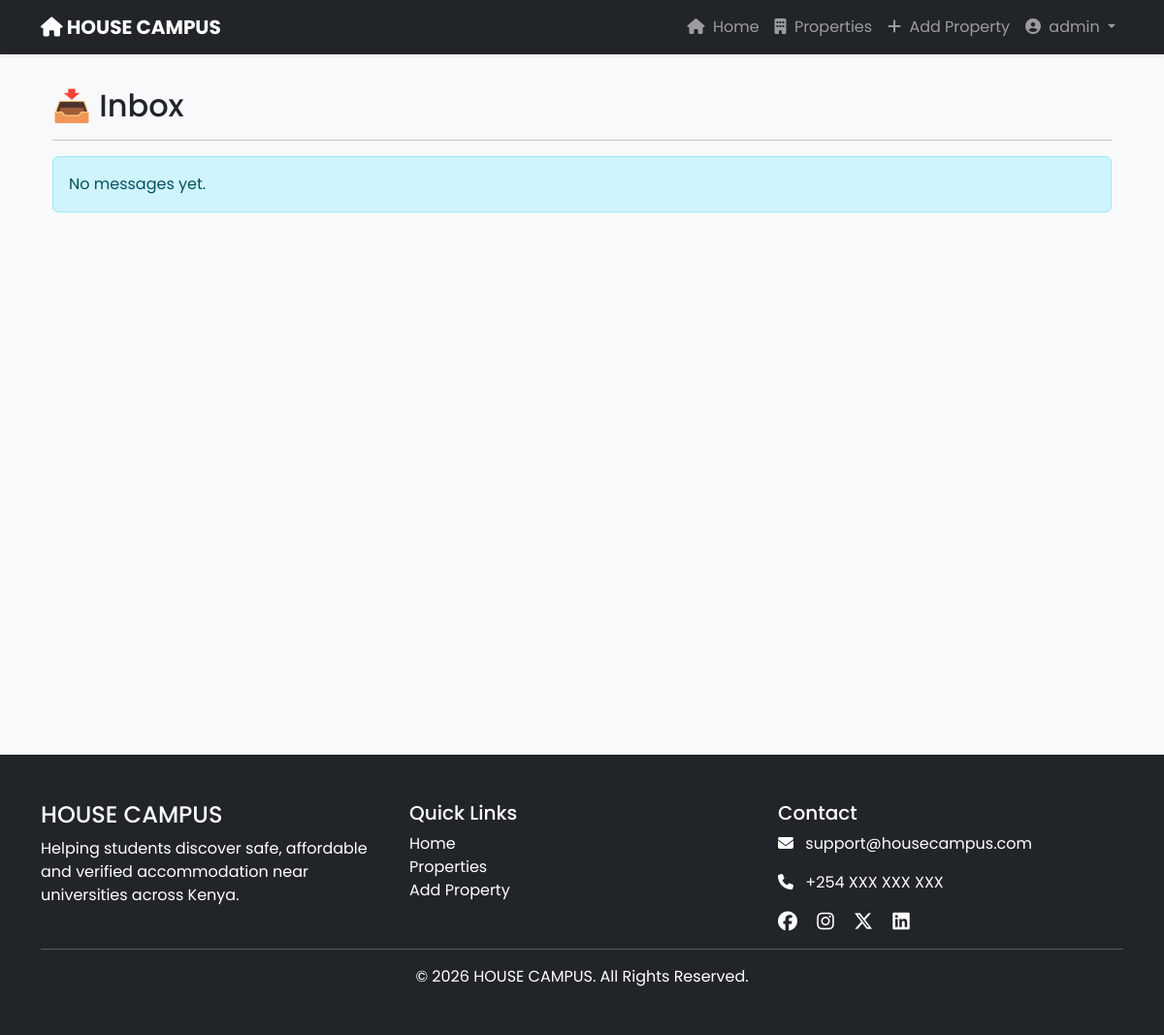
Page /messages/inbox/ (signed in) on the earlier database version.
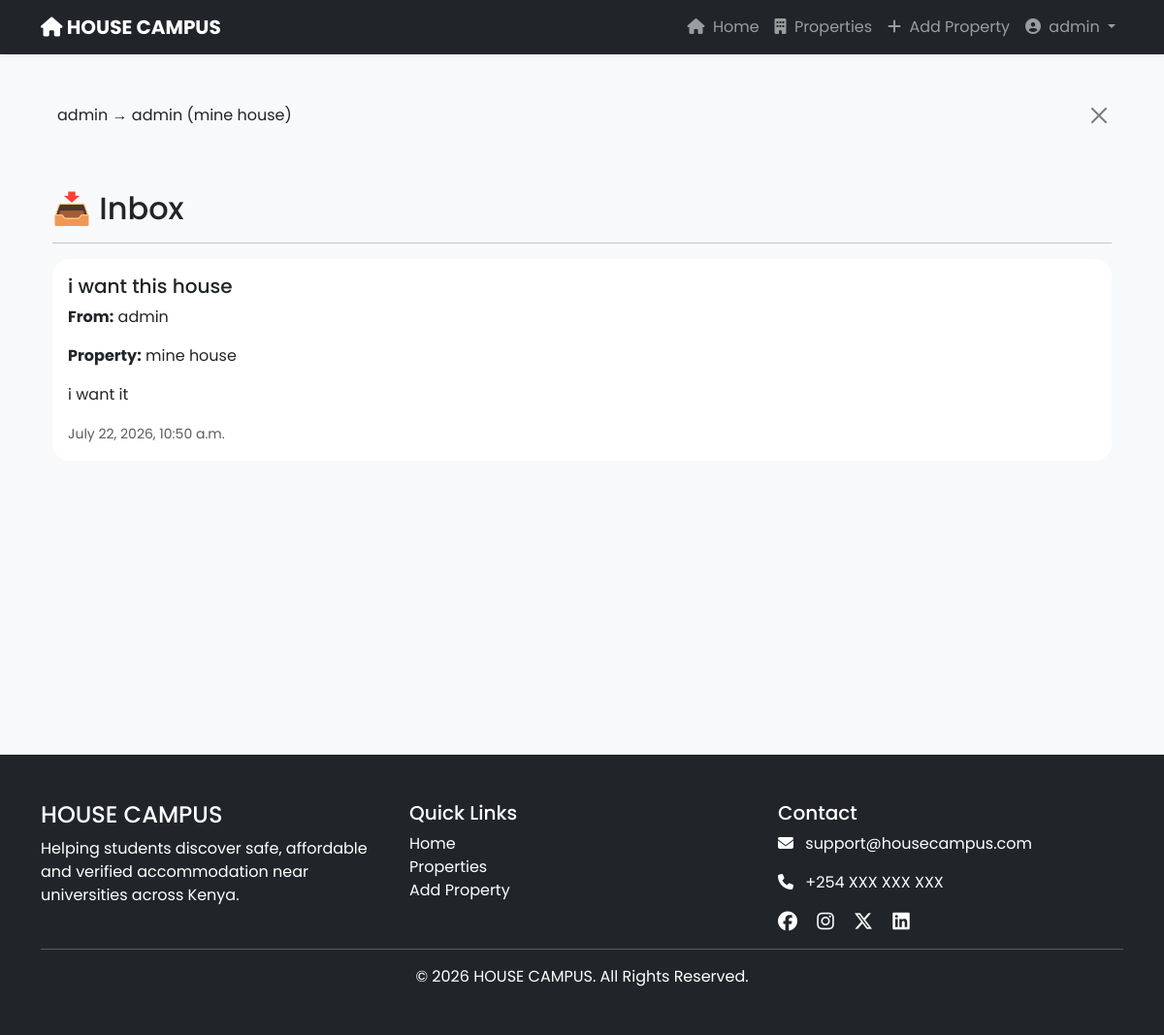
Same page on the later database version.
### messaging/models.py (models this page shows)
class Message(models.Model):
    sender = models.ForeignKey(
        settings.AUTH_USER_MODEL,
        on_delete=models.CASCADE,
        related_name="sent_messages",
    )
    receiver = models.ForeignKey(
        settings.AUTH_USER_MODEL,
        on_delete=models.CASCADE,
        related_name="received_messages",
    )
    property = models.ForeignKey(
        Property,
        on_delete=models.CASCADE,
        related_name="messages",
    )
    subject = models.CharField(max_length=200)
    message = models.TextField()
    is_read = models.BooleanField(default=False)
    created_at = models.DateTimeField(auto_now_add=True)
    class Meta:
        ordering = ["-created_at"]
    def __str__(self):
        return f"{self.sender} → {self.receiver} ({self.property.title})"

### accounts/models.py (models this page shows)
class User(AbstractUser):
    STUDENT = "student"
    LANDLORD = "landlord"
    ADMIN = "admin"
    ROLE_CHOICES = [
        (STUDENT, "Student"),
        (LANDLORD, "Landlord"),
        (ADMIN, "Admin"),
    ]
    role = models.CharField(
        max_length=20,
        choices=ROLE_CHOICES,
        default=STUDENT
    )
    phone = models.CharField(
        max_length=20,
        blank=True
    )
    whatsapp_number = models.CharField(
        max_length=20,
        blank=True,
        null=True,
        help_text="Example: 254712345678"
    )
    university = models.CharField(
        max_length=150,
        blank=True
    )
    county = models.CharField(
        max_length=100,
        blank=True
    )
    town = models.CharField(
        max_length=100,
        blank=True
    )
    profile_picture = models.ImageField(
        upload_to="profiles/",
        blank=True,
        null=True
    )
    verified = models.BooleanField(default=False)
    def __str__(self):
        return self.username

### properties/models.py (models this page shows, shortened)
class Property(models.Model):
    HOUSE_TYPES = [
        ("Bedsitter", "Bedsitter"),
        ("Silver House (Mabati)", "Silver House (Mabati)"),
        ("Hostel", "Hostel"),
        ("One Bedroom", "One Bedroom"),
        ("Two Bedroom", "Two Bedroom"),
        ("Shared Room", "Shared Room"),
        ("Self Contained", "Self Contained"),
    ]
    landlord = models.ForeignKey(
        settings.AUTH_USER_MODEL,
        on_delete=models.CASCADE,
        related_name="properties",
        null=True,
        blank=True,
    )
    title = models.CharField(max_length=200)
    house_type = models.CharField(
        max_length=50,
        choices=HOUSE_TYPES,
    )
    university = models.CharField(max_length=150)
    county = models.CharField(max_length=100)
    town = models.CharField(max_length=100)
    price = models.DecimalField(
        max_digits=10,
        decimal_places=2,
    )
    bedrooms = models.PositiveIntegerField(default=1)
    bathrooms = models.PositiveIntegerField(default=1)
    description = models.TextField()
    image = models.ImageField(
        upload_to="properties/",
        blank=True,
        null=True,
    )
    wifi = models.BooleanField(default=False)
    water = models.BooleanField(default=True)
    electricity = models.BooleanField(default=True)
    parking = models.BooleanField(default=False)
    distance_to_university = models.PositiveIntegerField(
        default=5,
        help_text="Distance to the university (minutes)",
    )
    available = models.BooleanField(default=True)
    created_at = models.DateTimeField(auto_now_add=True)
    class Meta:
        ordering = ["-created_at"]

### messaging/views.py (the view)
# urls.py: path("inbox/", views.inbox, name="inbox"),
@login_required
def inbox(request):
    inbox_messages = Message.objects.filter(receiver=request.user)
    return render(request, "messaging/inbox.html", {
        "messages": inbox_messages
    })

### messaging/templates/messaging/inbox.html (shortened to what this page needs)
{% extends "base.html" %}
{% block content %}
<div class="container mt-5">
    <h2>📥 Inbox</h2>
    <hr>
    {% if messages %}
    {% for message in messages %}
    <div class="card mb-3">
        <div class="card-body">
            <h5>{{ message.subject }}</h5>
            <p>
                <strong>From:</strong>
                {{ message.sender.username }}
            </p>
            <p>
                <strong>Property:</strong>
                {{ message.property.title }}
            </p>
            <p>{{ message.message }}</p>
            <small class="text-muted">
                {{ message.created_at }}
            </small>
        </div>
    </div>
    {% endfor %}
    {% else %}
    <div class="alert alert-info">
        No messages yet.
    </div>
    {% endif %}
</div>
{% endblock %}

### templates/base.html (shortened to what the changed rows need)
{% load static %}
<!DOCTYPE html>
<html lang="en">
<head>
    <link href="https://cdn.jsdelivr.net/npm/bootstrap@5.3.7/dist/css/bootstrap.min.css"
      rel="stylesheet">
    <link rel="stylesheet"
      href="https://cdnjs.cloudflare.com/ajax/libs/font-awesome/6.7.2/css/all.min.css">
    <link rel="stylesheet" href="{% static 'css/style.css' %}">
</head>
<body>
    <main style="margin-top:90px; min-height:80vh;">
        <div class="container">
            {% if messages %}
            {% for message in messages %}
            <div class="alert alert-{{ message.tags }} alert-dismissible fade show mt-3">
                {{ message }}
                <button type="button" class="btn-close" data-bs-dismiss="alert">
                </button>
            </div>
            {% endfor %}
            {% endif %}
            {% block content %}
            {% endblock %}
        </div>
    </main>
</body>
</html>

Differences in the rows shown:
added Message: sender+receiver+property "admin → admin (mine house)", subject "i want this house", sender.username "admin", property "mine house", message "i want it", created_at "July 22, 2026, 10:50 a.m."
Other differences:
text no longer shown: "No messages yet."
